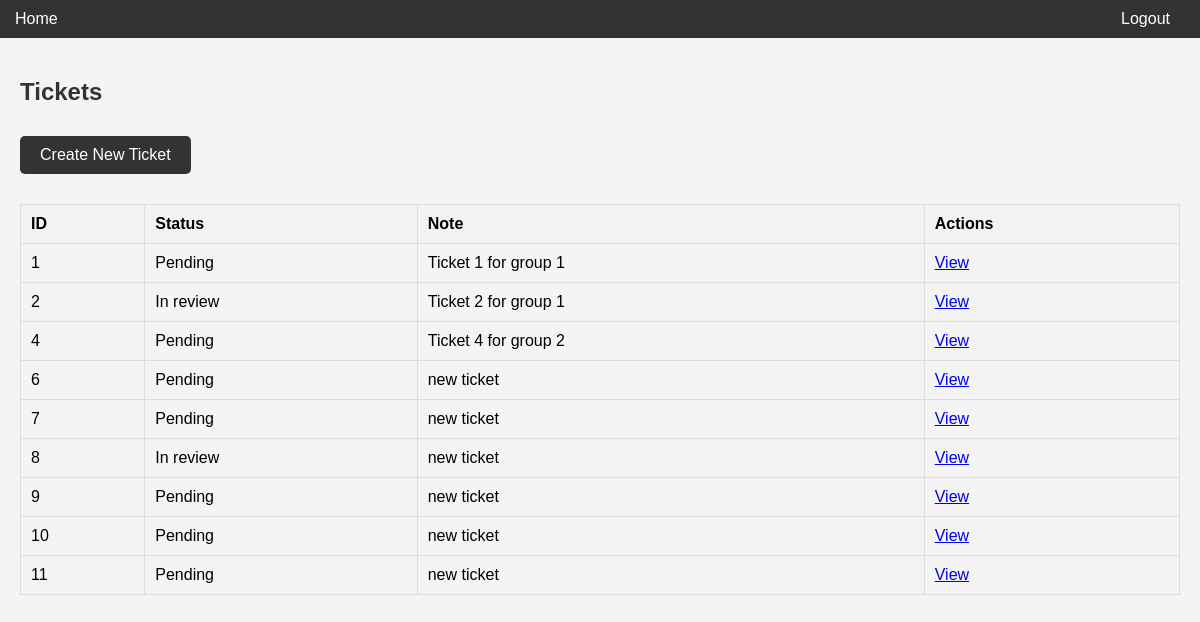
Screenshot of / (signed in) with the database file from the repository.
### models.py (models this page shows)
class Ticket(db.Model):
    id = db.Column(db.Integer, primary_key=True)
    status = db.Column(db.String(50), nullable=False, default='Pending')
    note = db.Column(db.Text, nullable=False)
    user_id = db.Column(db.Integer, db.ForeignKey('user.id'), nullable=False)
    group_id = db.Column(db.Integer, db.ForeignKey('group.id'), nullable=False)
    assigned_user = db.relationship('User', backref='assigned_tickets', lazy=True)

### app.py (the view)
@app.route('/')
@login_required
def index():
    if current_user.role == 'Admin':
        tickets = Ticket.query.all()
    else:
        tickets = Ticket.query.filter_by(group_id=current_user.group_id).all()
    return render_template('index.html', tickets=tickets)

### app.py (called while the page is built)
@login_manager.user_loader
def load_user(user_id):
    return User.query.get(int(user_id))

### templates/index.html
{% extends "base.html" %}
{% block content %}
    <h2>Tickets</h2>
    <a href="{{ url_for('create_ticket') }}" class="button">Create New Ticket</a>
    <table>
        <tr>
            <th>ID</th>
            <th>Status</th>
            <th>Note</th>
            <th>Actions</th>
        </tr>
        {% for ticket in tickets %}
            <tr>
                <td>{{ ticket.id }}</td>
                <td>{{ ticket.status }}</td>
                <td>{{ ticket.note }}</td>
                <td><a href="{{ url_for('ticket', ticket_id=ticket.id) }}">View</a></td>
            </tr>
        {% endfor %}
    </table>
{% endblock %}

### templates/base.html (shortened to what this page needs)
<!DOCTYPE html>
<html lang="en">
<head>
    <link rel="stylesheet" href="{{ url_for('static', filename='style.css') }}">
</head>
<body>
    <nav>
        <a href="{{ url_for('index') }}">Home</a>
        {% if current_user.is_authenticated %}
            <a href="{{ url_for('logout') }}">Logout</a>
        {% else %}
            <a href="{{ url_for('login') }}">Login</a>
        {% endif %}
    </nav>
    <div class="content">
        {% block content %}{% endblock %}
    </div>
</body>
</html>

### static/style.css (style rules this page uses)
body { font-family: Arial, sans-serif; margin: 0; padding: 0; background-color: #f4f4f4; }
nav { background-color: #333; color: #fff; padding: 10px 15px; display: flex; justify-content: space-between; }
nav a { color: #fff; text-decoration: none; margin-right: 15px; }
.content { padding: 20px; }
h2 { color: #333; }
table { width: 100%; border-collapse: collapse; margin: 20px 0; }
table, th, td { border: 1px solid #ddd; }
th, td { padding: 10px; text-align: left; }
th { background-color: #f2f2f2; }
.button { display: inline-block; padding: 10px 20px; margin: 10px 0; font-size: 16px; text-align: center; text-decoration: none; background-color: #333; color: white; border-radius: 5px; border: none; }

### rows the page displays
Ticket: id "1", status "Pending", note "Ticket 1 for group 1"
Ticket: id "2", status "In review", note "Ticket 2 for group 1"
Ticket: id "4", status "Pending", note "Ticket 4 for group 2"
Ticket: id "6", status "Pending", note "new ticket"
Ticket: id "7", status "Pending", note "new ticket"
Ticket: id "8", status "In review", note "new ticket"
Ticket: id "9", status "Pending", note "new ticket"
Ticket: id "10", status "Pending", note "new ticket"
Ticket: id "11", status "Pending", note "new ticket"
